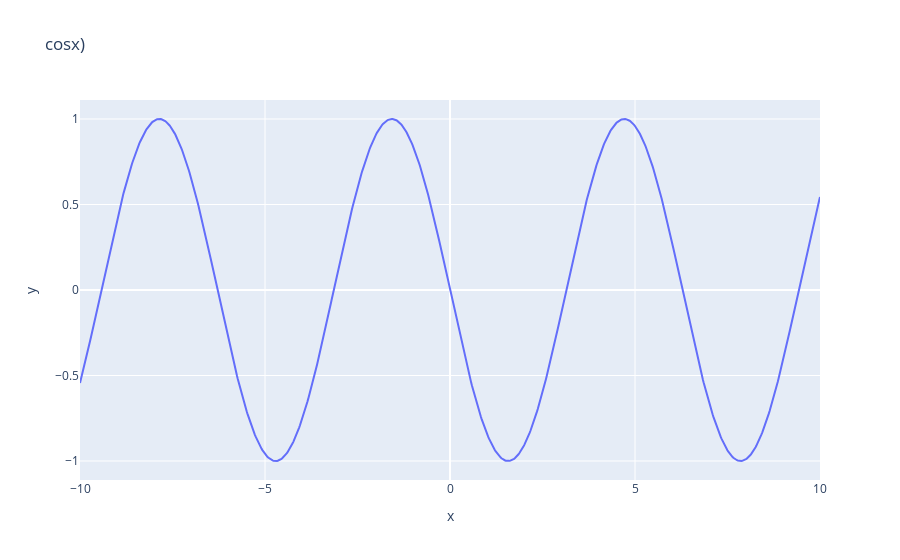

The notebook cell saved with this chart:
### Code cell
def f_derivative_1(x):
    return -math.sin(x)

X = np.linspace(-10,10,1000)
Y = [f_derivative_1(x) for x in X]

fig = px.line({"x": X, "y":Y}, x="x", y="y", title='cosx)')
fig.show()

### Figure 1 — Plotly figure (JSON) as saved in the notebook; plotly's stock layout.template omitted (floating-point values rounded to 4 significant figures; data arrays with more than 128 entries replaced by an {"elided": "..."} marker saying what was removed)
{"data": [{"hovertemplate": "x=%{x}<br>y=%{y}<extra></extra>", "legendgroup": "", "line": {"color": "#636efa", "dash": "solid"}, "mode": "lines", "name": "", "orientation": "v", "showlegend": false, "type": "scatter", "x": {"elided": "1000 float values"}, "xaxis": "x", "y": {"elided": "1000 float values"}, "yaxis": "y"}], "layout": {"autosize": true, "legend": {"tracegroupgap": 0}, "title": {"text": "cosx)"}, "xaxis": {"anchor": "y", "autorange": true, "domain": [0, 1], "range": [-10, 10], "title": {"text": "x"}, "type": "linear"}, "yaxis": {"anchor": "x", "autorange": true, "domain": [0, 1], "range": [-1.111, 1.111], "title": {"text": "y"}, "type": "linear"}}}
